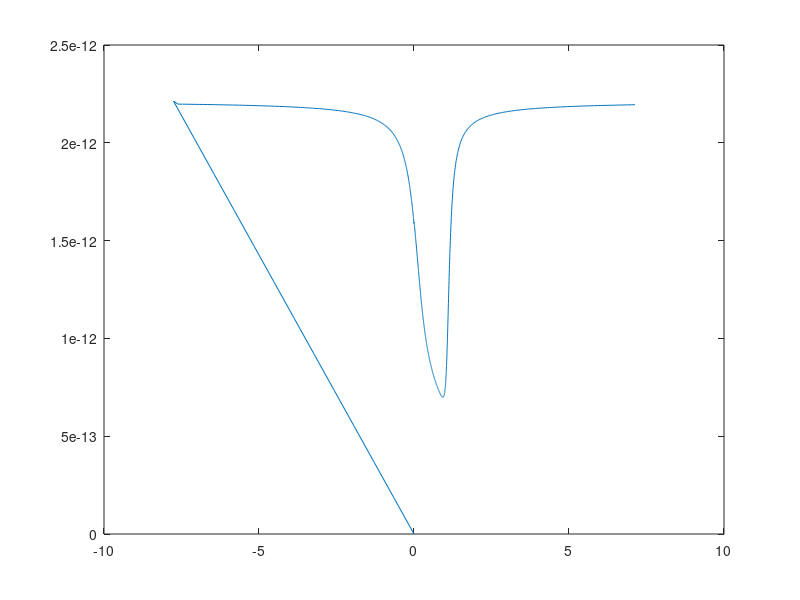
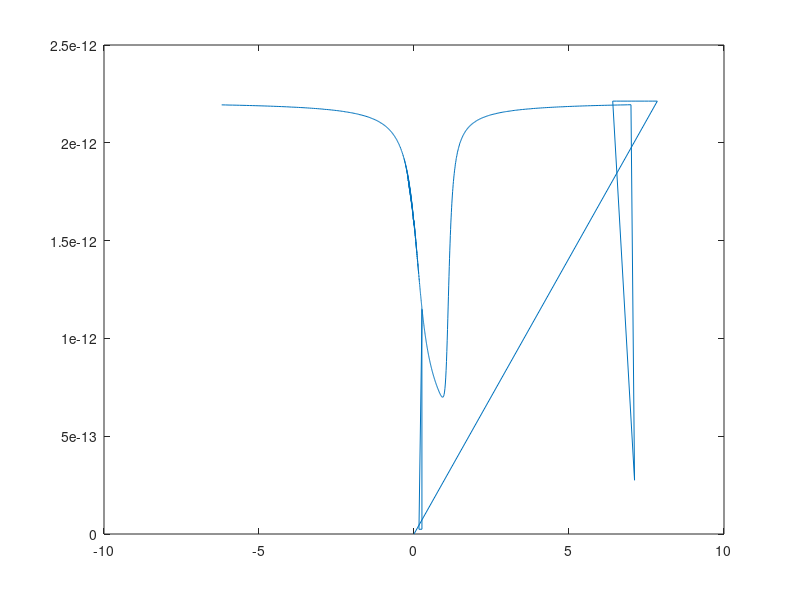

Source code (MATLAB) for these figures, in order: (Note: this script raises an error after producing the figures.)
clear;clc
q=1.6022e-19;
Na=1.25e21;
ni=1.18e16;
phiB=0.026*log(Na/ni)-0.0425;
dielectSi=11.9*8.85e-12;
dielectOx=4*8.85e-12;
R=10e-6;
Tox=0.1e-6;
h=100e-6
% charge in Oxide
Qox=0;
% range of fais
range=1050;
fais=zeros(range,1);
electricfield1=zeros(range,7);
electricfield2=zeros(range,7);
%tsv_lf=zeros(range,4);
%tsv_hf=zeros(range,4);
cox=2*pi*dielectOx*h/log(R/(R-Tox));
%%% Parametric study-oxide charges
faim=[4.05,4.1,4.65,4.67,5.17];%n+ poly, Al, Cu,W,p+ poly
% for p-sub
faims=faim-(4.05+0.56-0.026*log(Na/ni))
para_radius_vol=zeros(1000,5);
para_radius_cap=zeros(1000,5);
   

for i=2:range
% fais range -0.15 to 0.8
fais(i,1)=-0.23+0.001*i;
F=(0.026*1.6022e-19*Na/dielectSi)*((exp(-fais(i)/0.026)+fais(i)/0.026-1)+(ni^2/Na^2)*(exp(fais(i)/0.026)-fais(i)/0.026+1));
E=fais(i)/R+sqrt((fais(i)/R)^2+2*F);
%positive direction for surface voltage
electricfield1(i,2)=fais(i);
if electricfield1(i,2)>0
    electricfield1(i,1)=-E;
else
     electricfield1(i,1)=E;
end
%charge amount
electricfield1(i,3)=2*pi*R*h*dielectSi*electricfield1(i,1);
%voltage on liner
electricfield1(i,4)=-electricfield1(i,3)/cox;
% voltage of TSV
electricfield1(i,5)=electricfield1(i,4)+electricfield1(i,2);
%Cdep
electricfield1(i,6)=abs(electricfield1(i,3)-electricfield1(i-1,3))/0.001;
%Ctsv
electricfield1(i,7)=1/((1/electricfield1(i,6))+(1/cox));
end
figure(1)
plot(electricfield1(:,5),electricfield1(:,7))

for par=1:5
for i=2:range-1
    if (electricfield1(i,5)+faims(par))*(electricfield1(i+1,5)+faims(par))<0%faims=-(fais0+Vox0)
        Qox(par)=2*electricfield1(i,3);
    end
end
end

for par=1:5 
%%FOR TSV2
for i=2:range
    %charge on TSV2
    electricfield2(i,3)=Qox(par)-electricfield1(i,3);
    %electric field
    E=electricfield2(i,3)/(2*pi*R*h*dielectSi)
    electricfield2(i,1)=E;
    % voltage of liner
    electricfield2(i,4)=-electricfield2(i,3)/cox;
      for j=2:range-1
        if ((electricfield1(j,1)-E)*(electricfield1(j+1,1)-E)<0)
            %fais=electricfield1(j,2);
            %fais on TSV2
            electricfield2(i,2)=electricfield1(j,2)+(electricfield2(i,3)-electricfield1(j,3))*0.002/(electricfield1(j+1,3)-electricfield1(j-1,3));
            break;
        %else
        %errordlg('error')
        end
      end
% voltage of TSV
electricfield2(i,5)=electricfield2(i,4)+electricfield2(i,2);
%Cdep
electricfield2(i,6)=abs(electricfield2(i,3)-electricfield2(i-1,3))/abs(electricfield2(i,2)-electricfield2(i-1,2));
%Ctsv
electricfield2(i,7)=1/((1/electricfield2(i,6))+(1/cox));
end
figure(2)
plot(electricfield2(:,5),electricfield2(:,7))

%% CV curve for TSV pair
for i=1:range
tsv_total_cap(i,1)=1/((1/electricfield1(i,7))+(1/electricfield2(i,7)));
tsv_total_voltage(i,1)=electricfield1(i,5)-electricfield2(i,5);
end
electricfield1(:,8)=smooth(electricfield1(:,7),10);
electricfield2(:,8)=smooth(electricfield2(:,7),10);
tsv_total_cap(:,2)=smooth(tsv_total_cap(:,1),10);
figure(3)
plot(tsv_total_voltage,tsv_total_cap)
figure(4)
plot(tsv_total_voltage,tsv_total_cap(:,2),tsv_total_voltage,electricfield1(:,7),tsv_total_voltage,electricfield2(:,8))
%% symerical transform
for i=1:range
    if tsv_total_voltage(i)<0
    tsv_lf(i,1)=tsv_total_voltage(i);
    tsv_lf(i,2)=electricfield1(i,7);
    tsv_lf(i,3)=electricfield2(i,8);
    tsv_lf(i,4)=tsv_total_cap(i,2);
    end
end
mat=size(tsv_lf)
for i=mat(1)+1:mat(1)*2
    tsv_lf(i,1)=-tsv_lf(2*mat(1)+1-i,1);
    tsv_lf(i,3)=tsv_lf(2*mat(1)+1-i,2);
    tsv_lf(i,2)=tsv_lf(2*mat(1)+1-i,3);
    tsv_lf(i,4)=tsv_lf(2*mat(1)+1-i,4);
end
plot(tsv_lf(:,1),tsv_lf(:,2),tsv_lf(:,1),tsv_lf(:,3),tsv_lf(:,1),tsv_lf(:,4))

%% HF for TSV1
for i=2:range-1
    if (electricfield1(i,2)-(2*phiB))*(electricfield1(i+1,2)-(2*phiB))<=0
        thresh=i
        break
    end
end
for i=2:range
    if electricfield1(i,2)>electricfield1(thresh,2)
        electricfield1(i,6)=electricfield1(thresh,6);
        electricfield1(i,7)=1/((1/electricfield1(i,6))+(1/cox));
    end
end
figure(1)
plot(electricfield1(:,5),electricfield1(:,7))

%% HF for TSV2
for i=2:range-1
    if (electricfield2(i-1,2)>0)&((electricfield2(i,2)-(2*phiB))*(electricfield2(i+1,2)-(2*phiB))<=0)
        thresh=i
        break
    end
end
for i=2:range
    if electricfield2(i,2)>electricfield2(thresh,2)
        electricfield2(i,6)=electricfield2(thresh,6);
        electricfield2(i,7)=1/((1/electricfield2(i,6))+(1/cox));
    end
end
bench_cap(par)=1/((1/electricfield2(thresh,6))+(1/cox)+(1/cox))
figure(2)
plot(electricfield2(:,5),electricfield2(:,7))
%% CV curve for TSV pair
electricfield1(:,8)=smooth(electricfield1(:,7),10);
electricfield2(:,8)=smooth(electricfield2(:,7),10);
for i=1:range
tsv_total_cap(i,1)=1/((1/electricfield1(i,7))+(1/electricfield2(i,7)));
tsv_total_voltage(i,1)=electricfield1(i,5)-electricfield2(i,5);
end
tsv_total_cap(:,2)=smooth(tsv_total_cap(:,1),10);
figure(3)
plot(tsv_total_voltage,tsv_total_cap)
%% symerical transform
for i=1:range
    if tsv_total_voltage(i)<0
    tsv_hf(i,1)=tsv_total_voltage(i);
    tsv_hf(i,2)=electricfield1(i,7);%take not smoothed data of tsv1 
    tsv_hf(i,3)=electricfield2(i,8);%take smoothed data of tsv2
    tsv_hf(i,4)=tsv_total_cap(i,2);
    end
end
mat=size(tsv_hf)
for i=mat(1)+1:mat(1)*2
    tsv_hf(i,1)=-tsv_hf(2*mat(1)+1-i,1);
    tsv_hf(i,3)=tsv_hf(2*mat(1)+1-i,2);%exchange tsv1 for tsv2 for a continus curve
    tsv_hf(i,2)=tsv_hf(2*mat(1)+1-i,3);
    tsv_hf(i,4)=tsv_hf(2*mat(1)+1-i,4);
end
plot(tsv_hf(:,1),tsv_hf(:,2),tsv_hf(:,1),tsv_hf(:,3),tsv_hf(:,1),tsv_hf(:,4))

for m=1:mat(1)*2
para_radius_vol(m,par)=tsv_hf(m,1);
para_radius_cap(m,par)=tsv_hf(m,4)/bench_cap(par);
end
clear tsv_hf
end
plot(para_radius_vol(:,1),para_radius_cap(:,1),para_radius_vol(:,2),para_radius_cap(:,2),para_radius_vol(:,3),para_radius_cap(:,3),para_radius_vol(:,4),para_radius_cap(:,4),para_radius_vol(:,5),para_radius_cap(:,5))


    

